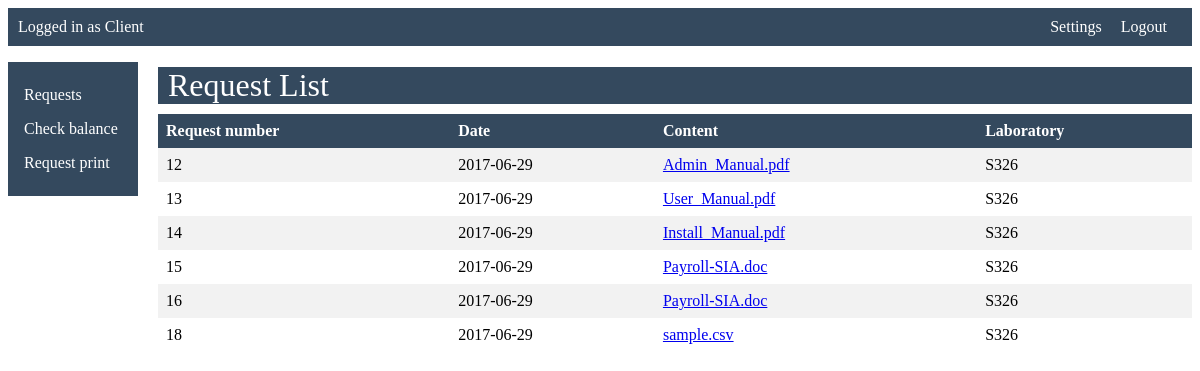
The app's page /print/pages/client_request_list.php (signed in) with its own data.
### tables this page shows
CREATE TABLE `prnt_request` (
  `request_no` int(11) NOT NULL,
  `date` date NOT NULL,
  `idnum` varchar(7) NOT NULL,
  `filename` varchar(100) NOT NULL,
  `filetype` varchar(150) NOT NULL,
  `filesize` int(11) NOT NULL,
  `content` mediumblob NOT NULL,
  `status` enum('pending','assessed','printed','declined','failed') NOT NULL,
  `pending_deduction` int(11) DEFAULT NULL,
  `laboratory` enum('S326','S422') NOT NULL
);

### print/pages/client_request_list.php (the view, shortened to what this page needs)
<html>
<head>
    <titlerequest list</title>
	<link rel="stylesheet" type="text/css" href="../includes/style.css" />
</head>
<body>
    <?php
        include '../includes/nav.php';
    ?>
    <div id="client_print_list">
		<h1>Request List</h1>
    <table id="request_table">
    <?php
    if (isset($_SESSION['uid'])) {
		$uid = $_SESSION['uid'];
	}
    include '../includes/dbh.php';
        $sql1 = "SELECT * FROM clients WHERE uid='$uid'";
        $result1 = $conn->query($sql1);
        if($result1->num_rows > 0){
            while($row1 = $result1->fetch_assoc()){
                $idnum = $row1['idnum'];
            }
        }
        $sql = "SELECT * FROM prnt_request WHERE idnum='$idnum'";
        $result = $conn->query($sql);
        if ($result->num_rows > 0) {
            echo "
                    <tr>
                    <th>
                        Request number
                    </th>
                    <th>
                        Date
                    </th>
                    <th>
                        Content
                    </th>
                    <th>
                        Laboratory
                    </th>
                    ";
            while($row = $result->fetch_assoc()){
            $filename = $row['filename'];
            echo "<tr><td>" .  $row['request_no']
                . "</td><td>" . $row['date']
                . "</td><td>" . "<a href=" . '"../process/download.php?requestnum='. $row['request_no'] .'">' . $filename . "</a>"
                . "</td><td>" . $row['laboratory']
                . "</td></tr>";
            }
            echo "</table>";
        } else {
        echo "0 results";
        }
    ?>
	</div>
</body>
</html>

### print/includes/nav.php
<header>
    <nav id='top_nav'>
        <ul>
            <?php
                if(isset($_SESSION['auth'])){
                    $auth_type = $_SESSION['auth'];
                    if($auth_type == 'admin'){
                        echo "<li style='float: left; color: white'>Logged in as Admin</li>";
                        echo "<li><a href='../pages/change_pw.php'>Settings</a></li>";
                    }else if($auth_type == 'printing staff'){
                        echo "<li style='float: left; color: white'>Logged in as Staff</li>";
                        echo "<li><a href='../pages/change_pw.php'>Settings</a></li>";
                    }else if($auth_type == 'client'){
                        echo "<li style='float: left; color: white'>Logged in as Client</li>";
                        echo "<li><a href='../pages/change_pw.php'>Settings</a></li>";
                    }
                }
            ?>
            <?php
                if(isset($_SESSION['uid'])){
                    echo "<li><a href='../process/logout.php'>Logout</a></li>";
                }
            ?>
        </ul>
    </nav>
    <nav id='side_nav'>
        <?php
            if(isset($_SESSION['auth'])){
                $auth_type = $_SESSION['auth'];
                if($auth_type == 'admin'){
                    echo "<ul>
                    <li><a href='../pages/listrequest.php'>Requests</a></li>
                    <li><a href='../pages/userlist.php'>User List</a></li>
                    <li><a href='../pages/reports.php'>Reports</a></li>
                    </ul>";
                }else if($auth_type == 'printing staff'){
                }else if($auth_type == 'client'){
                    echo "<ul>
                    <li><a href='../pages/client_request_list.php'>Requests</a></li>
                    <li><a href='../process/chkb.php'>Check balance</a></li>
                    <li><a href='../pages/request.php'>Request print</a></li>
                    </ul>";
                }
            }
        ?>
    </nav>
</header>

### print/includes/style.css (style rules this page uses)
#top_nav { background: #34495e; font-family: Verdana; text-align: right; }
#top_nav ul { padding: 10px; }
#top_nav li { display: inline; }
#top_nav a { color: white; padding-right: 15px; text-decoration: none; }
#side_nav { background: #34495e; font-family: Verdana; width: 130px; min-width: 130px; float: left; overflow: auto; }
#side_nav ul { padding: 0px; }
#side_nav a { color: white; display: block; text-decoration: none; padding: 8px 16px; }
#request_table { text-align: center; }
table { border-collapse: collapse; width: 100%; white-space: nowrap; }
th, td { text-align: left; padding: 8px; }
tr:nth-child(even) { background-color: #f2f2f2 }
th { background-color: #34495e; color: white; }
table { page-break-inside:auto }
tr { page-break-inside:avoid; page-break-after:auto }
#userlist_box, #listrequest_box, #adduser_box, #assessment_box, #prnt_request_box, #chkbox, #client_print_list { margin-left: 150px; font-family: Calibri; }
#client_print_list h1 { padding-left: 10px; margin-bottom: 10px; color: white; background: #34495e; font-weight: normal; }

### records on screen
prnt_request: request_no "12", date "2017-06-29", filename "Admin_Manual.pdf", laboratory "S326"
prnt_request: request_no "13", date "2017-06-29", filename "User_Manual.pdf", laboratory "S326"
prnt_request: request_no "14", date "2017-06-29", filename "Install_Manual.pdf", laboratory "S326"
prnt_request: request_no "15", date "2017-06-29", filename "Payroll-SIA.doc", laboratory "S326"
prnt_request: request_no "16", date "2017-06-29", filename "Payroll-SIA.doc", laboratory "S326"
prnt_request: request_no "18", date "2017-06-29", filename "sample.csv", laboratory "S326"
